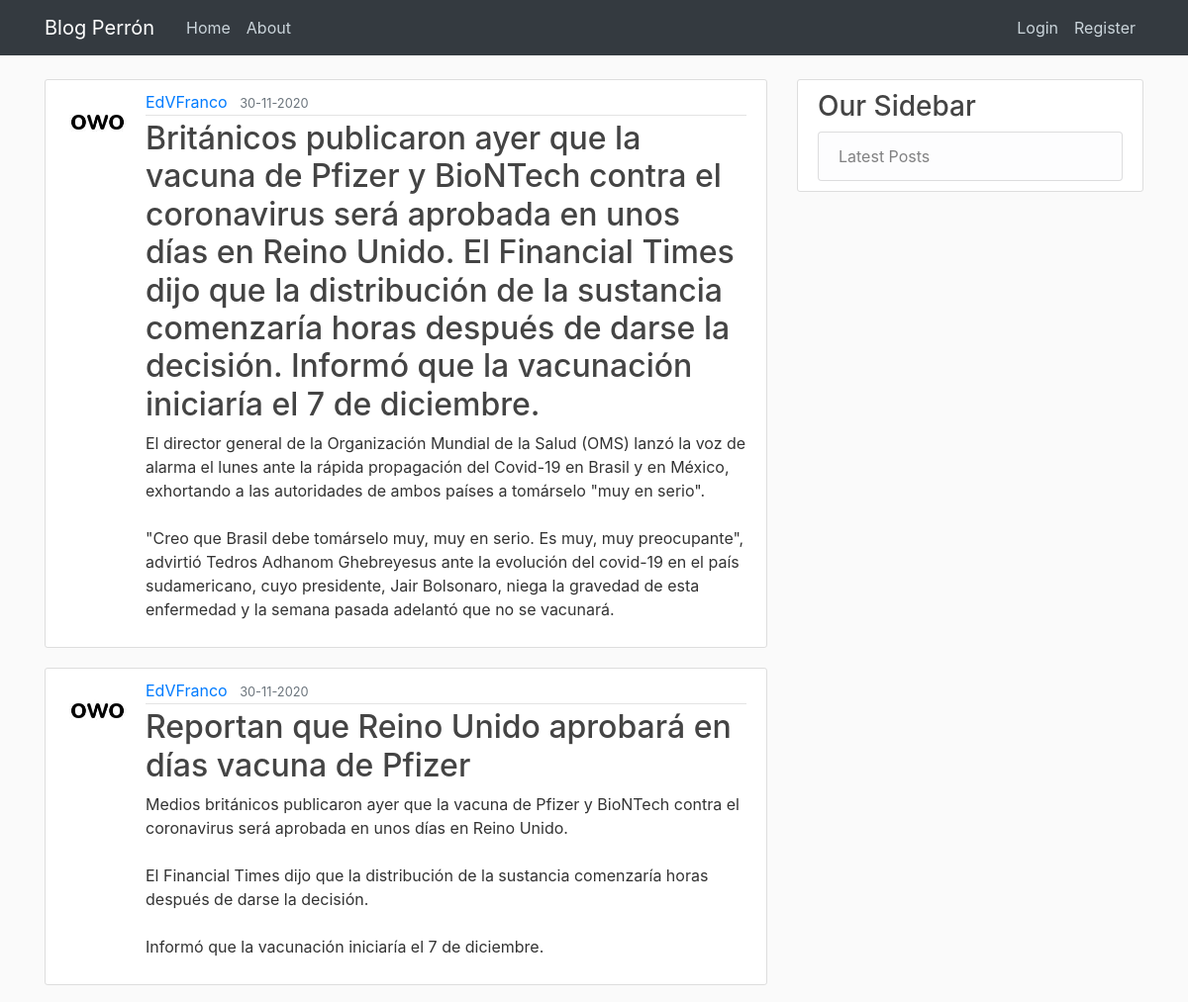
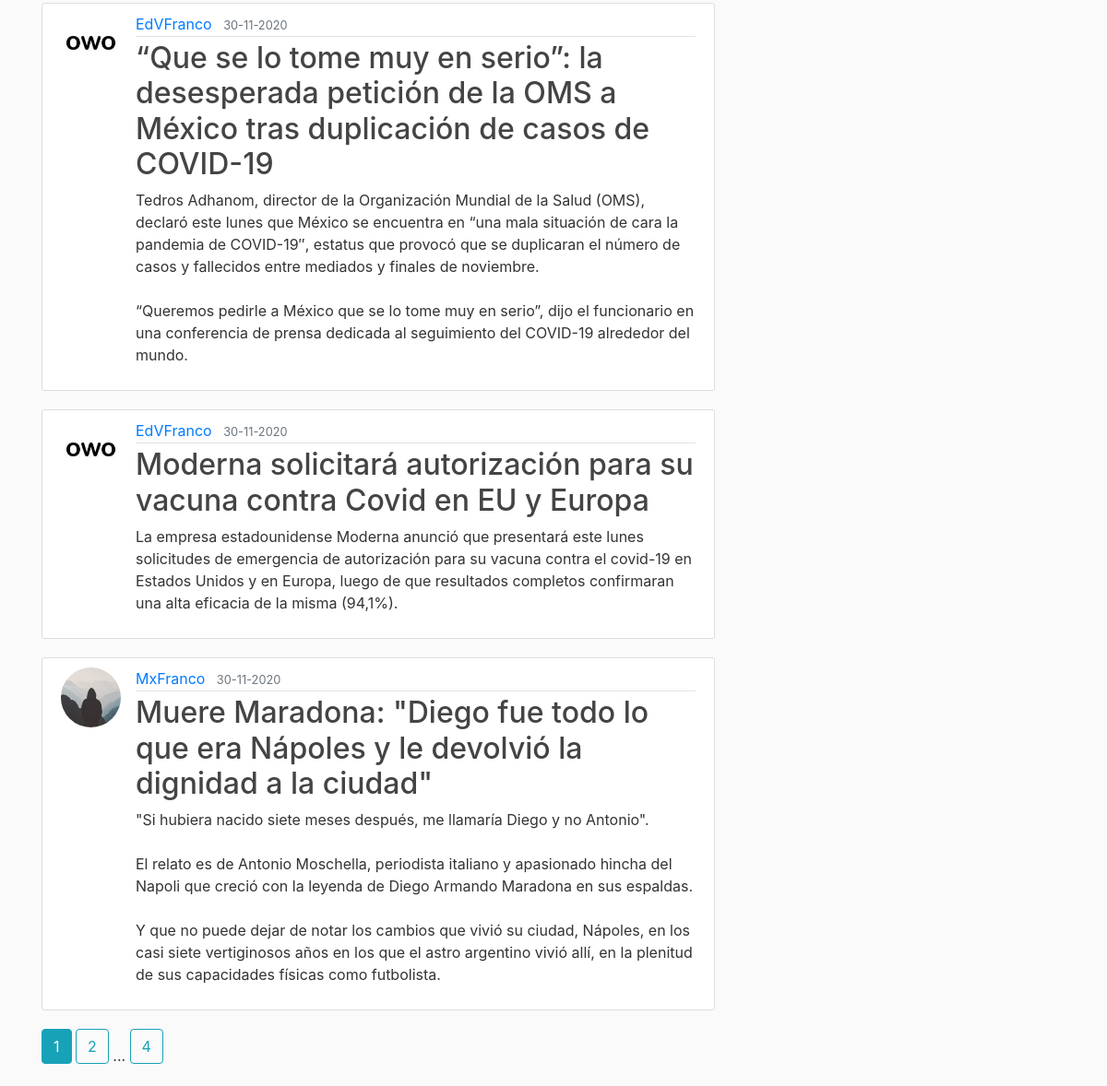
The page /home on the database its author committed (2 pictures, top to bottom).
### flaskblog/models.py (models this page shows, shortened)
class Post(db.Model):
	id = db.Column(db.Integer, primary_key=True)
	title = db.Column(db.String(100), nullable=False)
	date_posted = db.Column(db.DateTime, nullable=False, default=datetime.now)
	content = db.Column(db.Text, nullable=False)
	user_id = db.Column(db.Integer, db.ForeignKey('user.id'), nullable=False)

class User(db.Model, UserMixin):
	id = db.Column(db.Integer, primary_key=True)
	username = db.Column(db.String(20), unique=True, nullable=False)
	email = db.Column(db.String(120), unique=True, nullable=False)
	image_file = db.Column(db.String(20), nullable=False, default='default.jpg')
	password = db.Column(db.String(60), nullable=False)
	posts = db.relationship('Post', backref='author', lazy=True)

### flaskblog/main/routes.py (the view)
@main.route("/")
@main.route("/home")
def home():
	page = request.args.get('page', 1, type=int)
	posts = Post.query.order_by(Post.date_posted.desc()).paginate(page=page, per_page=5)
	return render_template('home.html', posts = posts)

### flaskblog/templates/home.html
{% extends "layout.html" %}
{% block content %}
        {% for post in posts.items %}
            <article class="media content-section">
                <img class="rounded-circle article-img" src="{{ url_for('static', filename='profile_pics/' + post.author.image_file) }}">
                <div class="media-body">
                <div class="article-metadata">
                    <a class="mr-2" href="{{ url_for('users.user_posts', username=post.author.username) }}">{{ post.author.username }}</a>
                    <small class="text-muted">{{ post.date_posted.strftime('%d-%m-%Y') }}</small>
                </div>
                <h2><a class="article-title" href="{{ url_for('posts.post', post_id=post.id) }}">{{ post.title }}</a></h2>
                <p class="article-content">{{ post.content }}</p>
                </div>
            </article>
        {% endfor %}
        {% for page_num in posts.iter_pages(left_edge=1, right_edge=1, left_current=1, right_current=2) %}
            {% if page_num %}
                {% if posts.page == page_num %}
                    <a class="btn btn-info mb-4" href="{{ url_for('main.home', page=page_num)}}">{{ page_num }}</a>
                {% else %}
                    <a class="btn btn-outline-info mb-4" href="{{ url_for('main.home', page=page_num)}}">{{ page_num }}</a>
                {% endif %}
            {% else %}
                ...
            {% endif %}
        {% endfor %}
{% endblock content %}

### flaskblog/templates/layout.html (shortened to what this page needs)
<!DOCTYPE html>
<html>
<head>
     <link rel="stylesheet" href="https://cdn.jsdelivr.net/npm/bootstrap@4.5.3/dist/css/bootstrap.min.css">
    <link rel="stylesheet" type="text/css" href="{{ url_for('static', filename='main.css') }}">
</head>
<body>
    <header class="site-header">
        <nav class="navbar navbar-expand-md navbar-dark bg-dark fixed-top">
          <div class="container">
            <a class="navbar-brand mr-4" href="/">Blog Perrón</a>
            <div class="collapse navbar-collapse" id="navbarToggle">
              <div class="navbar-nav mr-auto">
                <a class="nav-item nav-link" href="{{ url_for('main.home') }}">Home</a>
                <a class="nav-item nav-link" href="{{ url_for('main.about') }}">About</a>
              </div>
              <div class="navbar-nav">
                {% if current_user.is_authenticated %}
                  <img class="na-item rounded-circle mt-1" width="30" height="30" src="{{ url_for('static', filename='profile_pics/' + current_user.image_file) }}">
                  <a class="nav-item nav-link" href="{{ url_for('users.account') }}">Account</a>
                  <a class="nav-item nav-link" href="{{ url_for('users.logout') }}">Logout</a>
                {% else %}
                  <a class="nav-item nav-link" href="{{ url_for('users.login') }}">Login</a>
                  <a class="nav-item nav-link" href="{{ url_for('users.register') }}">Register</a>
                {% endif %}
              </div>
            </div>
          </div>
        </nav>
      </header>
<main role="main" class="container">
    <div class="row">
      <div class="col-md-8">
        {% block content %}{% endblock %}
      </div>
      <div class="col-md-4">
        <div class="content-section">
          <h3>Our Sidebar</h3>
            <ul class="list-group">
              {% if current_user.is_authenticated %}
                <a class="list-group-item list-group-item-light" href="{{ url_for('posts.new_post') }}">New Post</a>
                <a href="{{ url_for('main.home')}}" class="list-group-item list-group-item-light">Latest Posts</a>
              {% else %}
                <a href="{{ url_for('main.home')}}" class="list-group-item list-group-item-light">Latest Posts</a>
              {% endif %}
            </ul>
        </div>
      </div>
    </div>
  </main>
</body>
</html>

### flaskblog/static/main.css (style rules this page uses)
body { background: #fafafa; color: #333333; margin-top: 5rem; }
h1, h2, h3, h4, h5, h6 { color: #444444; }
.site-header .navbar-nav .nav-link { color: #cbd5db; }
.content-section { background: #ffffff; padding: 10px 20px; border: 1px solid #dddddd; border-radius: 3px; margin-bottom: 20px; }
.article-title { color: #444444; }
.article-content { white-space: pre-line; }
.article-img { height: 65px; width: 65px; margin-right: 16px; }
.article-metadata { padding-bottom: 1px; margin-bottom: 4px; border-bottom: 1px solid #e3e3e3 }

### rows shown on the page
Post: image_file (picture), author.username "EdVFranco", date_posted "30-11-2020", title "Británicos publicaron ayer que la vacuna de Pfizer y BioNTech contra el coronavirus será aprobada en unos días en Reino Unido. El Financial Times dijo que la distribución de la sustancia comenzaría horas después de darse la decisión. Informó que la vacunación iniciaría el 7 de diciembre.", content "El director general de la Organización Mundial de la Salud (OMS) lanzó la voz de alarma el lunes ante la rápida propagación del Covid-19 en Brasil y en México, exhortando a las autoridades de ambos países a tomárselo \"muy en serio\". \"Creo que Brasil debe tomárselo muy, muy en serio. Es muy, muy preocupante\", advirtió Tedros Adhanom Ghebreyesus ante la evolución del covid-19 en el país sudamericano, cuyo presidente, Jair Bolsonaro, niega la gravedad de esta enfermedad y la semana pasada adelantó que no se vacunará."
Post: image_file (picture), author.username "EdVFranco", date_posted "30-11-2020", title "Reportan que Reino Unido aprobará en días vacuna de Pfizer", content "Medios británicos publicaron ayer que la vacuna de Pfizer y BioNTech contra el coronavirus será aprobada en unos días en Reino Unido. El Financial Times dijo que la distribución de la sustancia comenzaría horas después de darse la decisión. Informó que la vacunación iniciaría el 7 de diciembre."
Post: image_file (picture), author.username "EdVFranco", date_posted "30-11-2020", title "“Que se lo tome muy en serio”: la desesperada petición de la OMS a México tras duplicación de casos de COVID-19", content "Tedros Adhanom, director de la Organización Mundial de la Salud (OMS), declaró este lunes que México se encuentra en “una mala situación de cara la pandemia de COVID-19″, estatus que provocó que se duplicaran el número de casos y fallecidos entre mediados y finales de noviembre. “Queremos pedirle a México que se lo tome muy en serio”, dijo el funcionario en una conferencia de prensa dedicada al seguimiento del COVID-19 alrededor del mundo."
Post: image_file (picture), author.username "EdVFranco", date_posted "30-11-2020", title "Moderna solicitará autorización para su vacuna contra Covid en EU y Europa", content "La empresa estadounidense Moderna anunció que presentará este lunes solicitudes de emergencia de autorización para su vacuna contra el covid-19 en Estados Unidos y en Europa, luego de que resultados completos confirmaran una alta eficacia de la misma (94,1%)."
Post: image_file (placeholder picture), author.username "MxFranco", date_posted "30-11-2020", title "Muere Maradona: \"Diego fue todo lo que era Nápoles y le devolvió la dignidad a la ciudad\"", content "\"Si hubiera nacido siete meses después, me llamaría Diego y no Antonio\". El relato es de Antonio Moschella, periodista italiano y apasionado hincha del Napoli que creció con la leyenda de Diego Armando Maradona en sus espaldas. Y que no puede dejar de notar los cambios que vivió su ciudad, Nápoles, en los casi siete vertiginosos años en los que el astro argentino vivió allí, en la plenitud de sus capacidades físicas como futbolista."

### other values the page prints
{{ page_num }} "1"
{{ page_num }} "2" "4"
